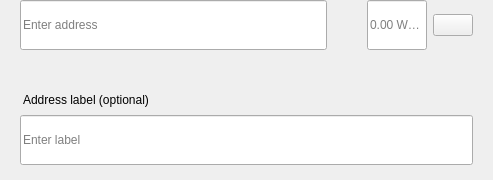
<?xml version="1.0" encoding="UTF-8"?>
<ui version="4.0">
 <class>SendMultiRow</class>
 <widget class="QWidget" name="SendMultiRow">
  <property name="geometry">
   <rect>
    <x>0</x>
    <y>0</y>
    <width>493</width>
    <height>180</height>
   </rect>
  </property>
  <property name="minimumSize">
   <size>
    <width>0</width>
    <height>0</height>
   </size>
  </property>
  <property name="maximumSize">
   <size>
    <width>16777215</width>
    <height>16777215</height>
   </size>
  </property>
  <property name="windowTitle">
   <string>Form</string>
  </property>
  <layout class="QVBoxLayout" name="verticalLayout_3">
   <property name="spacing">
    <number>0</number>
   </property>
   <property name="leftMargin">
    <number>0</number>
   </property>
   <property name="topMargin">
    <number>0</number>
   </property>
   <property name="rightMargin">
    <number>20</number>
   </property>
   <property name="bottomMargin">
    <number>5</number>
   </property>
   <item alignment="Qt::AlignTop">
    <widget class="QWidget" name="widget" native="true">
     <property name="sizePolicy">
      <sizepolicy hsizetype="Expanding" vsizetype="Maximum">
       <horstretch>0</horstretch>
       <verstretch>0</verstretch>
      </sizepolicy>
     </property>
     <property name="minimumSize">
      <size>
       <width>0</width>
       <height>60</height>
      </size>
     </property>
     <property name="maximumSize">
      <size>
       <width>16777215</width>
       <height>85</height>
      </size>
     </property>
     <layout class="QHBoxLayout" name="horizontalLayout" stretch="6,0,2">
      <property name="spacing">
       <number>0</number>
      </property>
      <property name="leftMargin">
       <number>8</number>
      </property>
      <property name="topMargin">
       <number>0</number>
      </property>
      <property name="rightMargin">
       <number>0</number>
      </property>
      <property name="bottomMargin">
       <number>0</number>
      </property>
      <item alignment="Qt::AlignTop">
       <widget class="QStackedWidget" name="stackedAddress">
        <property name="minimumSize">
         <size>
          <width>0</width>
          <height>50</height>
         </size>
        </property>
        <property name="maximumSize">
         <size>
          <width>16777215</width>
          <height>50</height>
         </size>
        </property>
        <widget class="QWidget" name="page_4">
         <property name="sizePolicy">
          <sizepolicy hsizetype="Expanding" vsizetype="Preferred">
           <horstretch>0</horstretch>
           <verstretch>0</verstretch>
          </sizepolicy>
         </property>
         <property name="minimumSize">
          <size>
           <width>0</width>
           <height>50</height>
          </size>
         </property>
         <property name="maximumSize">
          <size>
           <width>16777215</width>
           <height>55</height>
          </size>
         </property>
         <layout class="QVBoxLayout" name="verticalLayout_7">
          <property name="spacing">
           <number>0</number>
          </property>
          <property name="leftMargin">
           <number>12</number>
          </property>
          <property name="topMargin">
           <number>0</number>
          </property>
          <property name="rightMargin">
           <number>0</number>
          </property>
          <property name="bottomMargin">
           <number>0</number>
          </property>
          <item>
           <widget class="QLineEdit" name="lineEditAddress">
            <property name="minimumSize">
             <size>
              <width>0</width>
              <height>50</height>
             </size>
            </property>
            <property name="maximumSize">
             <size>
              <width>16777215</width>
              <height>50</height>
             </size>
            </property>
            <property name="placeholderText">
             <string>Enter address</string>
            </property>
           </widget>
          </item>
         </layout>
        </widget>
        <widget class="QWidget" name="page_3"/>
       </widget>
      </item>
      <item>
       <spacer name="horizontalSpacer_3">
        <property name="orientation">
         <enum>Qt::Horizontal</enum>
        </property>
        <property name="sizeType">
         <enum>QSizePolicy::Fixed</enum>
        </property>
        <property name="sizeHint" stdset="0">
         <size>
          <width>40</width>
          <height>20</height>
         </size>
        </property>
       </spacer>
      </item>
      <item>
       <layout class="QHBoxLayout" name="horizontalLayout_2">
        <property name="spacing">
         <number>6</number>
        </property>
        <item alignment="Qt::AlignTop">
         <widget class="QLineEdit" name="lineEditAmount">
          <property name="sizePolicy">
           <sizepolicy hsizetype="Expanding" vsizetype="Preferred">
            <horstretch>0</horstretch>
            <verstretch>0</verstretch>
           </sizepolicy>
          </property>
          <property name="minimumSize">
           <size>
            <width>0</width>
            <height>50</height>
           </size>
          </property>
          <property name="maximumSize">
           <size>
            <width>16777215</width>
            <height>50</height>
           </size>
          </property>
          <property name="maxLength">
           <number>17</number>
          </property>
          <property name="alignment">
           <set>Qt::AlignLeading|Qt::AlignLeft|Qt::AlignVCenter</set>
          </property>
          <property name="placeholderText">
           <string notr="true">0.00 WALLA</string>
          </property>
         </widget>
        </item>
        <item>
         <layout class="QVBoxLayout" name="verticalLayout">
          <property name="topMargin">
           <number>14</number>
          </property>
          <property name="bottomMargin">
           <number>0</number>
          </property>
          <item alignment="Qt::AlignTop">
           <widget class="QPushButton" name="btnMenu">
            <property name="minimumSize">
             <size>
              <width>0</width>
              <height>0</height>
             </size>
            </property>
            <property name="maximumSize">
             <size>
              <width>16777215</width>
              <height>16777215</height>
             </size>
            </property>
            <property name="focusPolicy">
             <enum>Qt::NoFocus</enum>
            </property>
            <property name="text">
             <string/>
            </property>
           </widget>
          </item>
         </layout>
        </item>
       </layout>
      </item>
     </layout>
    </widget>
   </item>
   <item>
    <widget class="QWidget" name="layoutLabel" native="true">
     <property name="minimumSize">
      <size>
       <width>0</width>
       <height>0</height>
      </size>
     </property>
     <property name="maximumSize">
      <size>
       <width>16777215</width>
       <height>16777215</height>
      </size>
     </property>
     <layout class="QVBoxLayout" name="verticalLayout_9">
      <property name="spacing">
       <number>6</number>
      </property>
      <property name="leftMargin">
       <number>20</number>
      </property>
      <property name="topMargin">
       <number>0</number>
      </property>
      <property name="rightMargin">
       <number>0</number>
      </property>
      <property name="bottomMargin">
       <number>10</number>
      </property>
      <item>
       <spacer name="verticalSpacer">
        <property name="orientation">
         <enum>Qt::Vertical</enum>
        </property>
        <property name="sizeType">
         <enum>QSizePolicy::Fixed</enum>
        </property>
        <property name="sizeHint" stdset="0">
         <size>
          <width>20</width>
          <height>20</height>
         </size>
        </property>
       </spacer>
      </item>
      <item>
       <widget class="QLabel" name="labelSubtitleDescription">
        <property name="styleSheet">
         <string notr="true">margin-bottom:2px;
margin-left:0.05px;
padding:0px;</string>
        </property>
        <property name="text">
         <string>Address label (optional)</string>
        </property>
       </widget>
      </item>
      <item>
       <widget class="QLineEdit" name="lineEditDescription">
        <property name="minimumSize">
         <size>
          <width>0</width>
          <height>50</height>
         </size>
        </property>
        <property name="maximumSize">
         <size>
          <width>16777215</width>
          <height>50</height>
         </size>
        </property>
        <property name="placeholderText">
         <string>Enter label</string>
        </property>
       </widget>
      </item>
     </layout>
    </widget>
   </item>
  </layout>
 </widget>
 <resources/>
 <connections/>
</ui>
